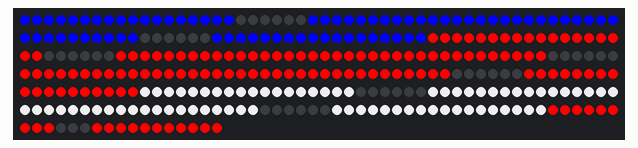
Simulated run of this sketch. Board: Arduino Uno, built with avr-gcc and run on an emulated ATmega328P. On the bench: 317 RGB LEDs in strip order, left to right, continuing on the next row.

Above: at 0.1 s.
At 2.1 s:
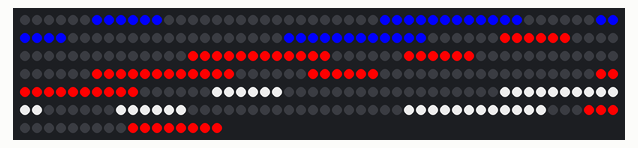
At 3.1 s:
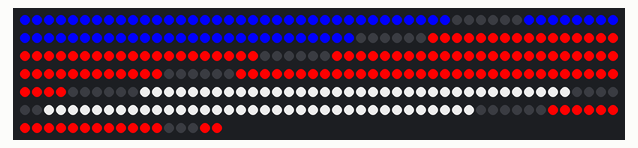
At 5.1 s:
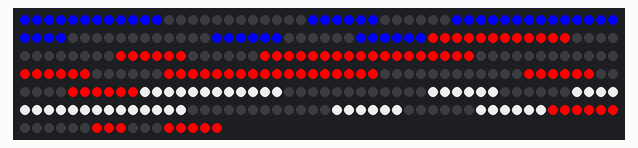
At 7.1 s:
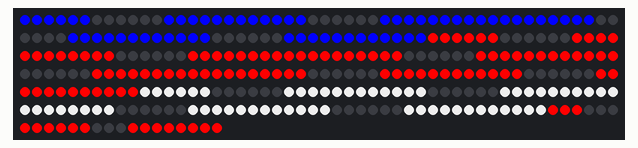
At 9.2 s:
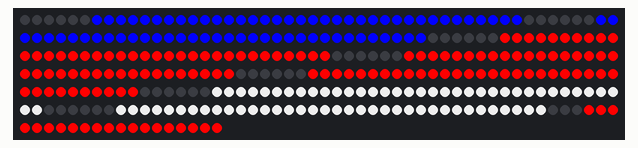

Measured:
- by itself, everything shown: repeats every 10.1 s, in 10 steps
- what the display in image 1 shows lasts 1.0 s, from 2.0 s to 3.0 s

The sketch:

scoreboard_sketch_nov16a.ino
```cpp
#include <PololuLedStrip.h>

PololuLedStrip<12> ledStrip;
#define LED_COUNT 317
rgb_color colors[LED_COUNT];

void setup() {
  // put your setup code here, to run once:

}
//count is a temp marker to test drive digits eventually replace with time and score
int count = 9;


void lightLED(int digit, int num, int SegLEDs){
  //marker A
  if (num == 9 || num == 8 || num == 6 || num == 5 || num == 4 || num == 3 || num == 2){
    //turn on segLEDs leds starting at (digit*42+1)
     for (int i = digit*42; i < digit*42+SegLEDs; i++){
      if (digit < 2){
        colors[i] = rgb_color(0, 0, 255);
      }
      else if (digit == 5 || digit == 6){
        colors[i] = rgb_color(200, 200, 200);
      }
      else{
        colors[i] = rgb_color(255, 0, 0);
      }
     }
  }
  else{
    for (int i = digit*42; i < digit*42+SegLEDs; i++){
        colors[i] = rgb_color(0, 0, 0);
    }
  }

  //marker B
  if (num != 2){
    //turn on segLEDs leds starting at (digit*42+7)
    for (int i = digit*42+6; i < digit*42+6+SegLEDs; i++){
      if (digit < 2){
        colors[i] = rgb_color(0, 0, 255);
      }
      else if (digit == 6 || digit == 5){
        colors[i] = rgb_color(200, 200, 200);
      }
      else{
        colors[i] = rgb_color(255, 0, 0);
      }
     }
  }
  else{
      for (int i = digit*42+6; i < digit*42+6+SegLEDs; i++){
        colors[i] = rgb_color(0, 0, 0);
     }
  }

  //marker C
  if (num == 0 or num == 2 or num == 3 or num == 5 or num == 6 or num == 8 or num == 9){
    //turn on segLEDs leds starting at (digit*42+13)
     for (int i = digit*42+12; i < digit*42+12+SegLEDs; i++){
      if (digit < 2){
        colors[i] = rgb_color(0, 0, 255);
      }
      else if (digit == 6 || digit == 5){
        colors[i] = rgb_color(200, 200, 200);
      }
      else{
        colors[i] = rgb_color(255, 0, 0);
      }
     }
  }
  else{
      for (int i = digit*42+12; i < digit*42+12+SegLEDs; i++){
        colors[i] = rgb_color(0, 0, 0);
     }
  }

  //marker D
  if (num == 0 or num == 2 or num == 6 or num == 8){
    //turn on segLEDs leds starting at (digit*42+19)
     for (int i = digit*42+18; i < digit*42+18+SegLEDs; i++){
      if (digit < 2){
        colors[i] = rgb_color(0, 0, 255);
      }
      else if (digit == 6 || digit == 5){
        colors[i] = rgb_color(200, 200, 200);
      }
      else{
        colors[i] = rgb_color(255, 0, 0);
      }
     }
  }
  else{
      for (int i = digit*42+18; i < digit*42+18+SegLEDs; i++){
        colors[i] = rgb_color(0, 0, 0);
     }
  }

  //marker E
  if (num == 0 or num == 4 or num == 5 or num == 6 or num == 8 or num == 9){
    //turn on segLEDs leds starting at (digit*42+25)
     for (int i = digit*42+24; i < digit*42+24+SegLEDs; i++){
      if (digit < 2){
        colors[i] = rgb_color(0, 0, 255);
      }
      else if (digit == 6 || digit == 5){
        colors[i] = rgb_color(200, 200, 200);
      }
      else{
        colors[i] = rgb_color(255, 0, 0);
      }
     }
  }
  else{
      for (int i = digit*42+24; i < digit*42+24+SegLEDs; i++){
        colors[i] = rgb_color(0, 0, 0);
     }
  }

  //marker F
  if (num != 1 and num != 4){
    //turn on segLEDs leds starting at (digit*42+31)
     for (int i = digit*42+30; i < digit*42+30+SegLEDs; i++){
      if (digit < 2){
        colors[i] = rgb_color(0, 0, 255);
      }
      else if (digit == 6 || digit == 5){
        colors[i] = rgb_color(200, 200, 200);
      }
      else{
        colors[i] = rgb_color(255, 0, 0);
      }
     }
  }
  else{
      for (int i = digit*42+30; i < digit*42+30+SegLEDs; i++){
        colors[i] = rgb_color(0, 0, 0);
     }
  }

  //marker G
  if (num != 5 and num != 6){
    //turn on segLEDs leds starting at (digit*42+37)
     for (int i = digit*42+36; i < digit*42+36+SegLEDs; i++){
      if (digit < 2){
        colors[i] = rgb_color(0, 0, 255);
      }
      else if (digit == 6 || digit == 5){
        colors[i] = rgb_color(200, 200, 200);
      }
      else{
        colors[i] = rgb_color(255, 0, 0);
      }
     }
  }
  else{
      for (int i = digit*42+36; i < digit*42+36+SegLEDs; i++){
        colors[i] = rgb_color(0, 0, 0);
     }
  }
}

//For Period Light (3 lights per segment)
void lightLEDperiod(int digit, int num, int SegLEDs){
  //marker A
  if (num == 9 || num == 8 || num == 6 || num == 5 || num == 4 || num == 3 || num == 2){
    //turn on segLEDs leds starting at (digit*42+1)
     for (int i = digit*42; i < digit*42+SegLEDs; i++){
         colors[i] = rgb_color(255, 0, 0);
     }
  }
  else{
    for (int i = digit*42; i < digit*42+SegLEDs; i++){
        colors[i] = rgb_color(0, 0, 0);
    }
  }

  //marker B
  if (num != 2){
    //turn on segLEDs leds starting at (digit*42+7)
    for (int i = digit*42+3; i < digit*42+3+SegLEDs; i++){
        colors[i] = rgb_color(255, 0, 0);
     }
  }
  else{
      for (int i = digit*42+3; i < digit*42+3+SegLEDs; i++){
        colors[i] = rgb_color(0, 0, 0);
     }
  }

  //marker C
  if (num == 0 or num == 2 or num == 3 or num == 5 or num == 6 or num == 8 or num == 9){
    //turn on segLEDs leds starting at (digit*42+13)
     for (int i = digit*42+6; i < digit*42+6+SegLEDs; i++){
        colors[i] = rgb_color(255, 0, 0);
     }
  }
  else{
      for (int i = digit*42+6; i < digit*42+6+SegLEDs; i++){
        colors[i] = rgb_color(0, 0, 0);
     }
  }

  //marker D
  if (num == 0 or num == 2 or num == 6 or num == 8){
    //turn on segLEDs leds starting at (digit*42+19)
     for (int i = digit*42+9; i < digit*42+9+SegLEDs; i++){
        colors[i] = rgb_color(255, 0, 0);
     }
  }
  else{
      for (int i = digit*42+9; i < digit*42+9+SegLEDs; i++){
        colors[i] = rgb_color(0, 0, 0);
     }
  }

  //marker E
  if (num == 0 or num == 4 or num == 5 or num == 6 or num == 8 or num == 9){
    //turn on segLEDs leds starting at (digit*42+25)
     for (int i = digit*42+12; i < digit*42+12+SegLEDs; i++){
        colors[i] = rgb_color(255, 0, 0);
     }
  }
  else{
      for (int i = digit*42+12; i < digit*42+12+SegLEDs; i++){
        colors[i] = rgb_color(0, 0, 0);
     }
  }

  //marker F
  if (num != 1 and num != 4){
    //turn on segLEDs leds starting at (digit*42+31)
     for (int i = digit*42+15; i < digit*42+15+SegLEDs; i++){
        colors[i] = rgb_color(255, 0, 0);
     }
  }
  else{
      for (int i = digit*42+15; i < digit*42+15+SegLEDs; i++){
        colors[i] = rgb_color(0, 0, 0);
     }
  }

  //marker G
  if (num != 5 and num != 6){
    //turn on segLEDs leds starting at (digit*42+37)
     for (int i = digit*42+18; i < digit*42+18+SegLEDs; i++){
        colors[i] = rgb_color(255, 0, 0);
     }
  }
  else{
      for (int i = digit*42+18; i < digit*42+18+SegLEDs; i++){
        colors[i] = rgb_color(0, 0, 0);
     }
  }
}

//LOOP

void loop() {
  // put your main code here, to run repeatedly:
  //colon in red
  colors[315] = rgb_color(255, 0, 0);
  colors[316] = rgb_color(255, 0, 0);


  //determine which leds to light
  for (int j=0; j < 7; j++){
    lightLED (j, count, 6);
  }
  lightLEDperiod (7, count, 3);

  //write to leds
  ledStrip.write(colors, LED_COUNT);


  //temp code
  delay(1000); //1 second delay
  if (count==0){
    count = 9;
  }
  else{
    count = count - 1;
  }
  //temp code end
}
```
